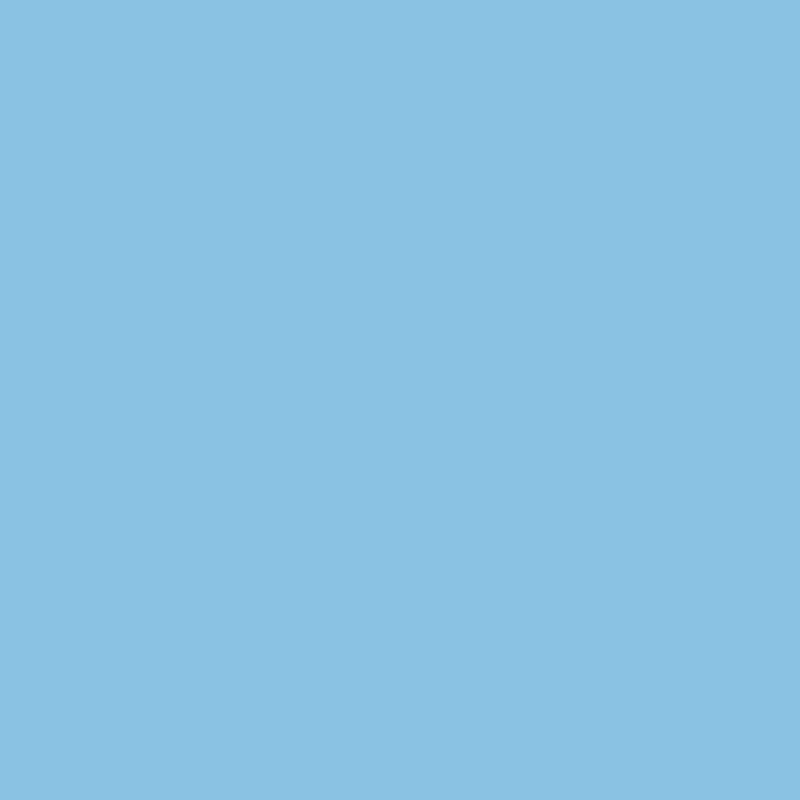
Frame 1 (no input)
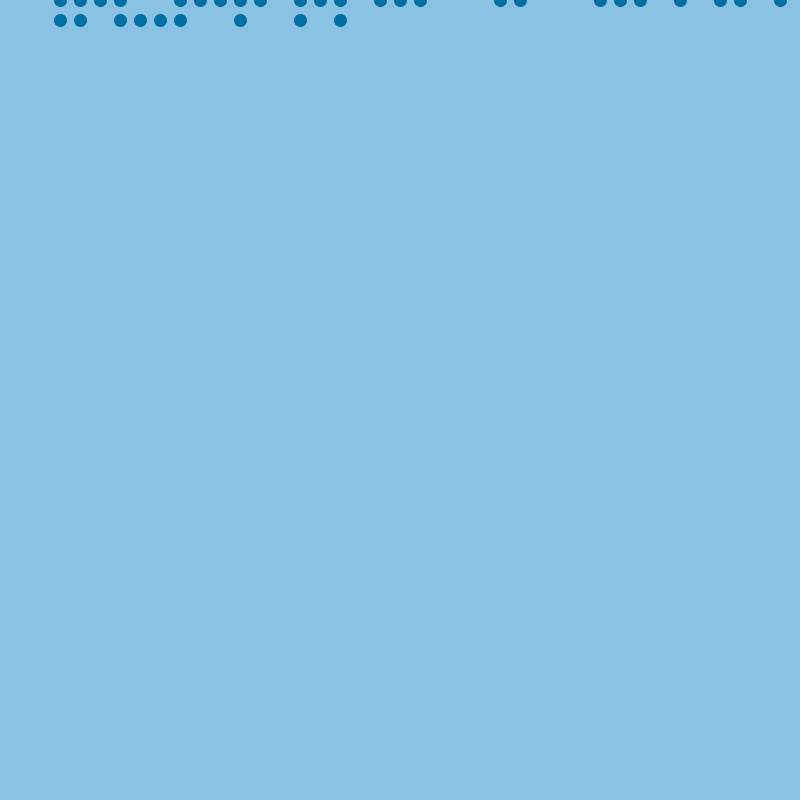
Frame 60 (the mouse pressed at the canvas centre just before this capture)
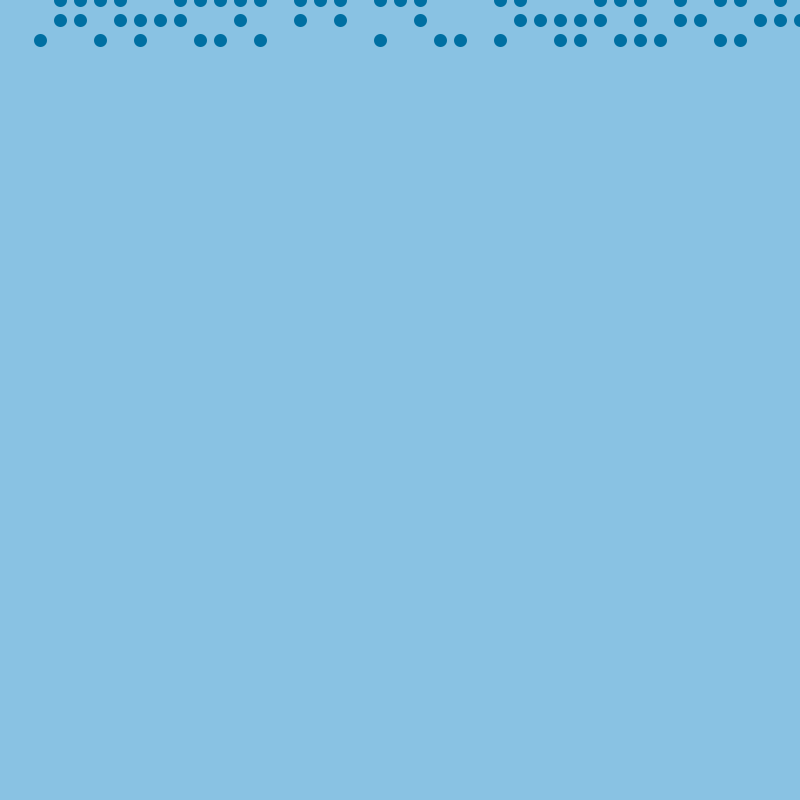
Frame 120 (the mouse held since frame 60 and released just before this capture)

The Processing sketch that drew these frames (run headless with seeded random() and noise(); from frame 60 on, the mouse is pressed at the canvas centre):

// Processing sketch: week5_10print_patternA
// ── week5_10print_patternA.pde
float x = 0;
float y = 0;
float space = 20;

void setup() {
  size(800,800);
  background(137,194,227);
}

void draw() {
  strokeWeight(3);
  noStroke();
  stroke(0,111,162);
  if(random(-1,1) < 0 ){
    //line(x, y , x + space ,y + space );
    fill(0,111,162);
    ellipse(x,y,10,10);
  //}else{
  //  fill(255);
  //  //line(x, y + 10, x + 10 , y );

  }
  x = x + space;
  if(x > width){
    x = 0;
    y = y + space;
  }
  println(random(-1,1));

}




  
